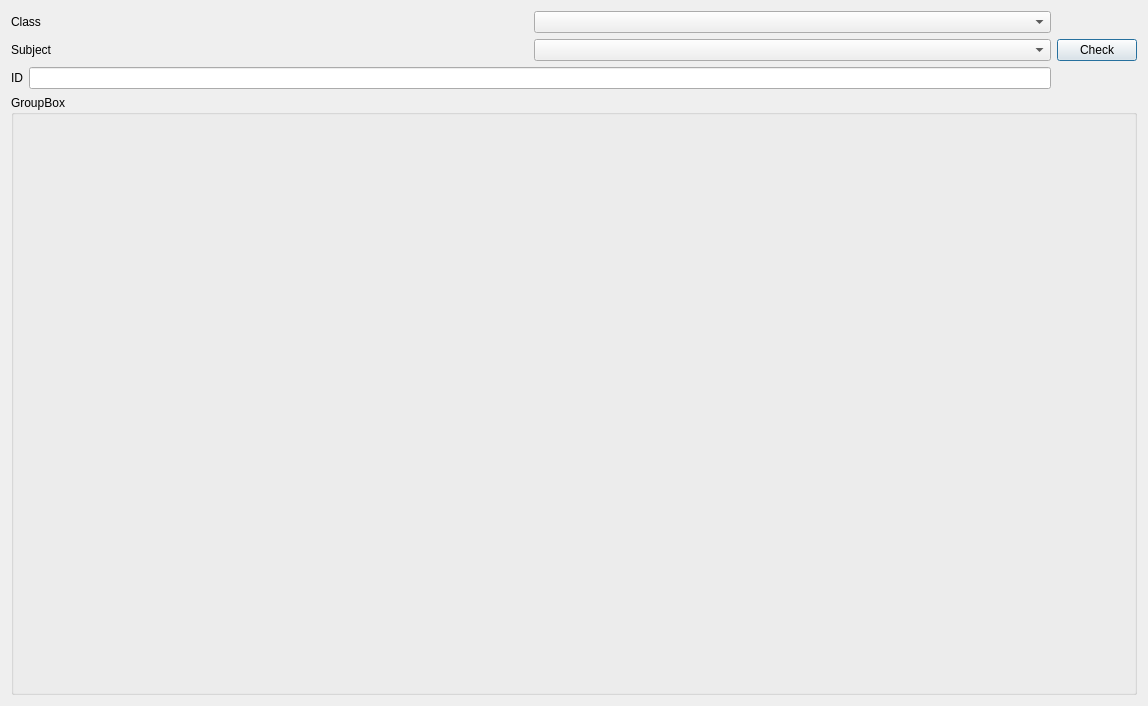
<?xml version="1.0" encoding="UTF-8"?>
<ui version="4.0">
 <class>CheckResult</class>
 <widget class="QDialog" name="CheckResult">
  <property name="geometry">
   <rect>
    <x>0</x>
    <y>0</y>
    <width>1148</width>
    <height>706</height>
   </rect>
  </property>
  <property name="windowTitle">
   <string>Dialog</string>
  </property>
  <layout class="QGridLayout" name="gridLayout">
   <item row="0" column="0">
    <layout class="QHBoxLayout" name="horizontalLayout_4">
     <item>
      <layout class="QVBoxLayout" name="verticalLayout">
       <item>
        <layout class="QHBoxLayout" name="horizontalLayout">
         <item>
          <widget class="QLabel" name="label">
           <property name="text">
            <string>Class</string>
           </property>
          </widget>
         </item>
         <item>
          <widget class="QComboBox" name="grade"/>
         </item>
        </layout>
       </item>
       <item>
        <layout class="QHBoxLayout" name="horizontalLayout_2">
         <item>
          <widget class="QLabel" name="label_2">
           <property name="text">
            <string>Subject</string>
           </property>
          </widget>
         </item>
         <item>
          <widget class="QComboBox" name="subject"/>
         </item>
        </layout>
       </item>
       <item>
        <layout class="QHBoxLayout" name="horizontalLayout_3">
         <item>
          <widget class="QLabel" name="label_3">
           <property name="text">
            <string>ID</string>
           </property>
          </widget>
         </item>
         <item>
          <widget class="QLineEdit" name="idLineEdit"/>
         </item>
        </layout>
       </item>
      </layout>
     </item>
     <item>
      <widget class="QPushButton" name="checkResult">
       <property name="text">
        <string>Check</string>
       </property>
      </widget>
     </item>
    </layout>
   </item>
   <item row="1" column="0">
    <widget class="QGroupBox" name="groupBox">
     <property name="title">
      <string>GroupBox</string>
     </property>
    </widget>
   </item>
  </layout>
 </widget>
 <resources/>
 <connections/>
</ui>
